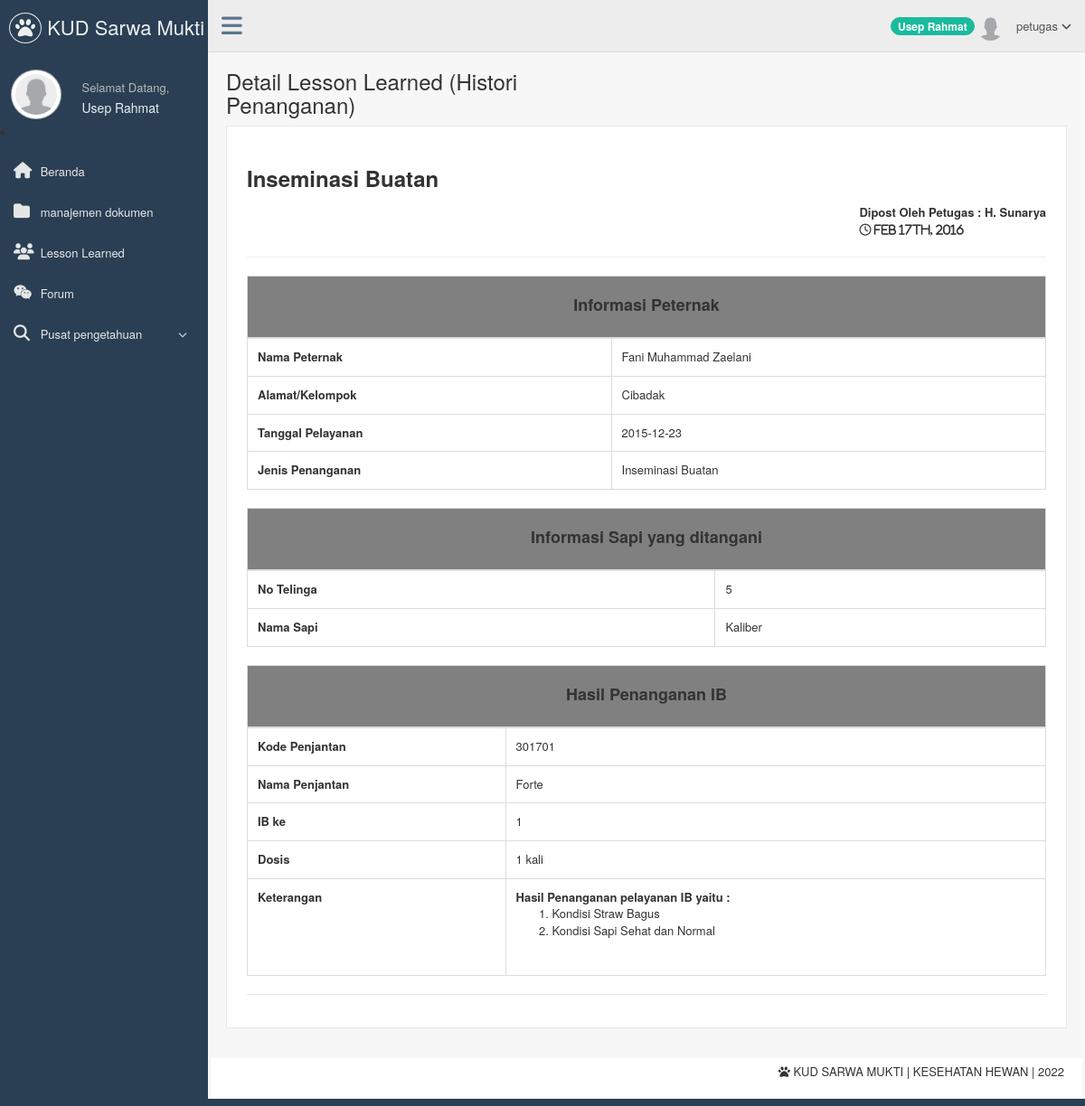
The page /page/petugas/index.php?page=detail_lesson_learned&&id_lesson_learned=1 (signed in) on the database its author committed.
### tables this page shows
CREATE TABLE `t_pengguna` (
  `nip` varchar(15) NOT NULL,
  `username` varchar(50) NOT NULL,
  `password` varchar(50) NOT NULL,
  `nama_pengguna` varchar(200) NOT NULL,
  `level` varchar(80) NOT NULL,
  `email` varchar(150) NOT NULL,
  `jabatan` varchar(50) NOT NULL,
  `status` enum('Aktif','Tidak Aktif') NOT NULL DEFAULT 'Aktif',
  `foto` varchar(255) DEFAULT NULL,
  `alamat` text NOT NULL,
  `tanggal_lahir` date NOT NULL
);

CREATE TABLE `t_lesson_learned` (
  `id_lesson_learned` int(5) NOT NULL,
  `nip` varchar(15) NOT NULL,
  `keterangan` text NOT NULL,
  `tanggal_posting` datetime NOT NULL,
  `kode_pejantan` int(7) DEFAULT NULL,
  `nama_pejantan` varchar(20) DEFAULT NULL,
  `penanganan_pkb` varchar(20) DEFAULT NULL,
  `penanganan_lainnya` text,
  `proses_ib` int(2) DEFAULT NULL,
  `dosis` int(2) DEFAULT NULL
);

CREATE TABLE `t_histori_penanganan` (
  `id_lesson_learned` int(5) NOT NULL,
  `no_anggota` int(7) NOT NULL,
  `nama_anggota` varchar(30) NOT NULL,
  `alamat_anggota` varchar(50) NOT NULL,
  `tanggal_penanganan` date NOT NULL,
  `nomor_telinga` int(3) NOT NULL,
  `nama_sapi` varchar(10) NOT NULL,
  `jenis_penanganan` varchar(20) NOT NULL
);

### config/time_since.php (called while the page is built, shortened)
<?php
function time_since($original)
{
  $today = time();
  $since = $today - $original;
  if ($since > 604800)
  {
    $print = date("M jS", $original);
    if ($since > 31536000)
    {
      $print .= ", " . date("Y", $original);
    }
    return $print;
  }
  $print = ($count == 1) ? '1 ' . $name : "$count {$name}";
  return $print . ' yang lalu';
}
?>

### page/petugas/detail_lesson_learned.php (the view, shortened to what this page needs)
 <?php
    if($_SESSION['nip']!=""){
    $link = koneksi_db();
    require_once('../../config/time_since.php');
?>
 <div class="page-title">
        <div class="title_left">
            <h3>
                    Detail Lesson Learned (Histori Penanganan)
            </h3>
        </div>
    </div>
    <div class="clearfix"></div>
        <div class="row">
            <div class="col-md-12 col-sm-12 col-xs-12">
                <div class="x_panel">
                    <div class="x_content">
                        <br/>
                        <?php
                        $id_lesson_learned = $_GET['id_lesson_learned'];
                        $querylesson =mysql_query("SELECT * FROM t_lesson_learned, t_pengguna, t_histori_penanganan where t_pengguna.nip=t_lesson_learned.nip and t_lesson_learned.id_lesson_learned=t_histori_penanganan.id_lesson_learned and t_lesson_learned.id_lesson_learned='$id_lesson_learned'",$link);
                        $data=mysql_fetch_array($querylesson);
                        $waktu = $data['tanggal_posting'];
                        ?>
                                    <form id="demo-form2" data-parsley-validate class="form-horizontal form-label-left" action="tambah_daftar_kategori_proses.php" method="POST">
                                        <div class="form-group">
                                            <h3><label for="judul"><?php echo $data['jenis_penanganan'];?>
                                            </label></h3>
                                            <div class="pull-right">
                                        <strong>Dipost Oleh Petugas : <?php echo $data['nama_pengguna'];?></strong><br>
                                        <i class="fa fa-clock-o"><strong> <?php time_since(strtotime($waktu)); echo time_since(strtotime($waktu));?></strong></i><br>
                                        </div>
                                        </div>
                                        <hr>
                                        <p>
                                        <table class="table table-bordered">
                                        <thead>
                                            <tr>
                                                <th colspan='2' bgcolor="grey"><center><h2><label for="judul">Informasi Peternak
                                            </label></h2></center></th>
                                            </tr>
                                        </thead>
                                        <tbody>
                                            <tr>
                                                <th scope="row">Nama Peternak</th>
                                                <td><?php echo $data['nama_anggota'];?></td>
                                            </tr>
                                            <tr>
                                                <th scope="row">Alamat/Kelompok</th>
                                                <td><?php echo $data['alamat_anggota'];?></td>
                                            <tr>
                                                <th scope="row">Tanggal Pelayanan</th>
                                                <td><?php echo $data['tanggal_penanganan'];?></td>
                                            </tr>
                                            <tr>
                                                <th scope="row">Jenis Penanganan</th>
                                                <td><?php echo $data['jenis_penanganan'];?></td>
                                            </tr>
                                        </tbody>
                                    </table>
                                     <table class="table table-bordered">
                                        <thead>
                                            <tr>
                                                <th colspan='2' bgcolor="grey" ><center><h2><label for="judul">Informasi Sapi yang ditangani
                                            </label></h2></center></th>
                                            </tr>
                                        </thead>
                                        <tbody>
                                            <tr>
                                                <th scope="row">No Telinga</th>
                                                <td><?php echo $data['nomor_telinga'];?></td>
                                            </tr>
                                            <tr>
                                                <th scope="row">Nama Sapi</th>
                                                <td><?php echo $data['nama_sapi'];?></td>
                                            </tr>
                                        </tbody>
                                    </table>
                                    <?php
                                    if($data['jenis_penanganan']=="Inseminasi Buatan"){
                                    ?>
                                     <table class="table table-bordered">
                                        <thead>
                                            <tr>
                                                <th colspan='2' bgcolor="grey"><center><h2><label for="judul">Hasil Penanganan IB
                                            </label></h2></center></th>
                                            </tr>
                                        </thead>
                                        <tbody>
                                            <tr>
                                                <th scope="row" >Kode Penjantan</th>
                                                <td><?php echo $data['kode_pejantan'];?></td>
                                            </tr>
                                            <tr>
                                                <th scope="row">Nama Penjantan</th>
                                                <td><?php echo $data['nama_pejantan'];?></td>
                                            <tr>
                                                <th scope="row">IB ke</th>
                                                <td><?php echo $data['proses_ib'];?></td>
                                            </tr>
                                            <tr>
                                                <th scope="row">Dosis</th>
                                                <td><?php echo $data['dosis'];?> kali</td>
                                            </tr>
                                            <tr>
                                                <th scope="row">Keterangan</th>
                                                <td><?php echo $data['keterangan'];?></td>
                                            </tr>
                                        </tbody>
                                    </table>
                                    <?php
                                }
                                ?>
                                        </p>
                                        <div class="ln_solid"></div>
                                    </form>
                </div>
            </div>
        </div>
    </div>
       <?php
    }
    else{
    header("Location:../../belum_login.php");
}
?>

### page/petugas/sidebar.php (shortened to what this page needs)
<?php
   if($_SESSION['nip']!=""){
   $nip = $_SESSION['nip'];
?>
<?php
     $queryPhoto=mysql_query("SELECT foto
                        FROM t_pengguna
                        WHERE nip = '$nip'
                        LIMIT 1");
    $data=mysql_fetch_array($queryPhoto);
?>
<div class="col-md-3 left_col">
    <div class="left_col scroll-view">
        <div class="navbar nav_title" style="border: 0;">
            <a href="index.php" class="site_title"><i class="fa fa-paw"></i><span> KUD Sarwa Mukti </span></a>
        </div>
                    <div class="profile">
                        <div class="profile_pic">
                <?php
                    if($data['foto']==NULL){
                ?>
                        <img src="../../images/user.png" alt="..." class="img-circle profile_img" width="200" height="55"/>
                <?php
                    }else{
                ?>
                       <img src="<?php echo $data['foto'];?>"  alt="..." class="img-circle profile_img" width="200" height="55">
                <?php
                    }
                ?>
                        </div>
                        <div class="profile_info">
                            <span>Selamat Datang,</span>
                            <h2><?php echo $_SESSION['nama_pengguna'];?></h2>
                        </div>
                    </div>
                    <li/>
                    <div id="sidebar-menu" class="main_menu_side hidden-print main_menu">
                       <div class="menu_section">
                            <ul class="nav side-menu">
                                <li><a href="index.php"><i class="fa fa-home"></i> Beranda </a>
                                </li>
                                <li><a href="index.php?page=daftar_dokumen"><i class="fa fa-folder"></i> manajemen dokumen </a>
                                </li>
                                <li><a href="index.php?page=lesson_learned"><i class="fa fa-users"></i> Lesson Learned </a>
                                </li>
                                <li><a href="index.php?page=forum"><i class="fa fa-wechat"></i> Forum </a>
                                </li>
                                <li><a><i class="fa fa-search"></i> Pusat pengetahuan <span class="fa fa-chevron-down"></span></a>
                                </li>
                            </ul>
                        </div>
                    </div>
    </div>
</div>
<?php
}
else {
header("Location:../../belum_login.php");
}
?>

### page/petugas/header.php (shortened to what this page needs)
<?php
    if($_SESSION['nip']!=""){
    $nip = $_SESSION['nip'];
    $Nama  = $_SESSION['nama_pengguna'];
    $queryPhoto=mysql_query("SELECT foto
                        FROM t_pengguna
                        WHERE nip = '$nip'
                        LIMIT 1");
    $data=mysql_fetch_array($queryPhoto);
?>
            <div class="top_nav">
                <div class="nav_menu">
                    <nav class="" role="navigation">
                       <div class="nav toggle">
                            <a id="menu_toggle"><i class="fa fa-bars"></i></a>
                        </div>
                        <ul class="nav navbar-nav navbar-right">
                            <li>
                                <a href="javascript:;" class="user-profile dropdown-toggle" data-toggle="dropdown" aria-expanded="false">
                                   <span class="badge bg-green"><?php echo $Nama;?></span> <?php
                                                                if($data['foto']==NULL){
                                                            ?>
                                                                    <img src="../../images/user.png" alt=""/>
                                                            <?php
                                                                }else{
                                                            ?>
                                                                   <img src="<?php echo $data['foto'];?>"  alt="">
                                                            <?php
                                                                }
                                                            ?>
                                                            <?php echo $_SESSION['level'];?>
                                    <span class=" fa fa-angle-down"></span>
                                </a>
                            </li>
                        </ul>
                    </nav>
                </div>
              </div>
<?php
}
else {
header("Location:../../belum_login.php");
}
?>

### rows shown on the page
t_pengguna: foto (placeholder picture)
t_lesson_learned: t_histori_penanganan.jenis_penanganan "Inseminasi Buatan", nip.nama_pengguna "H. Sunarya", tanggal_posting "Feb 17th, 2016", t_histori_penanganan.nama_anggota "Fani Muhammad Zaelani", t_histori_penanganan.alamat_anggota "Cibadak", t_histori_penanganan.tanggal_penanganan "2015-12-23", t_histori_penanganan.nomor_telinga "5", t_histori_penanganan.nama_sapi "Kaliber", kode_pejantan "301701", nama_pejantan "Forte", proses_ib "1", dosis "1", keterangan "Hasil Penanganan pelayanan IB yaitu : Kondisi Straw Bagus Kondisi Sapi Sehat dan Normal"

### other values the page prints
$_SESSION['nama_pengguna'] "Usep Rahmat"
$Nama "Usep Rahmat"
$_SESSION['level'] "petugas"
